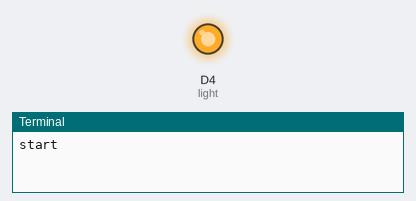
Bench run of a program on a simulated Raspberry Pi (BCM pin numbers) with a GrovePi. On the bench: output pins drawn as LEDs (lit = HIGH), the last lines printed to the terminal.

Above: at 5.0 s.
At 15.0 s:
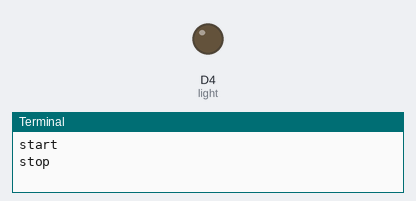
Timing chart, 0 to 26.0 s (numbered marks = the images above):
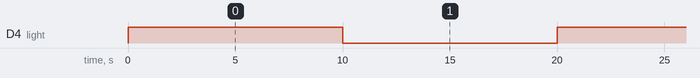

The program:

grovepi_plus_light_cntrl.py
```python
# Turn on/off LED light using top relay of Grove 2 channel relay connected to GrovePi+ port D4
# http://wiki.seeedstudio.com/Grove-2-Channel_SPDT_Relay/

import time
import grovepi

# Connect the Grove 2 ch relay (top relay) to digital port D4
# SIG,NC,VCC,GND
light = 4

grovepi.pinMode(light,"OUTPUT")

while True:
    try:
        # Turn light on for 10 seconds
        grovepi.digitalWrite(light,1)
        print ('start')
        time.sleep(10)

        # Turn off light for 10 seconds and repeat
        grovepi.digitalWrite(light,0)
        print ('stop')
        time.sleep(10)

    except KeyboardInterrupt:
        grovepi.digitalWrite(light,0)
        break
    except IOError:
        print ("Error")
```

Measured:
- by itself, D4 (light): alternates HIGH for 10.0 s and LOW for 10.0 s
